Frame 1 (no input): blank canvas, image omitted
Frame 60 (the mouse pressed at the canvas centre just before this capture): blank canvas, image omitted
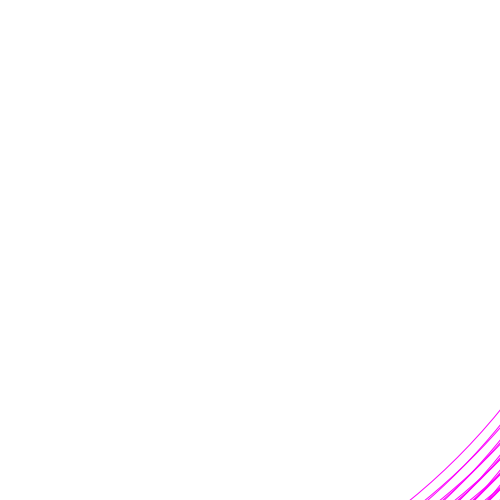
Frame 120 (the mouse held since frame 60 and released just before this capture)

The Processing sketch whose frames 1 and 60 were blank and that drew this single picture after the mouse press (run headless with seeded random() and noise(); from frame 60 on, the mouse is pressed at the canvas centre):

// Processing sketch: Day07_1_pattern_for_mouseXY
// ── Day07_1_pattern_for_mouseXY.pde
void setup(){
  
  size(500,500);
  stroke(255,0,255);
  noFill();
  smooth();
  
}

void draw(){
  
  background(255);
  
  for(int i=1; i < 10; i++){// 20 is the number of circles
    for(int j=1; j < 10; j++){
      ellipse(i*15,j*15,mouseX*5,mouseY*5); 
    }
  }
}
